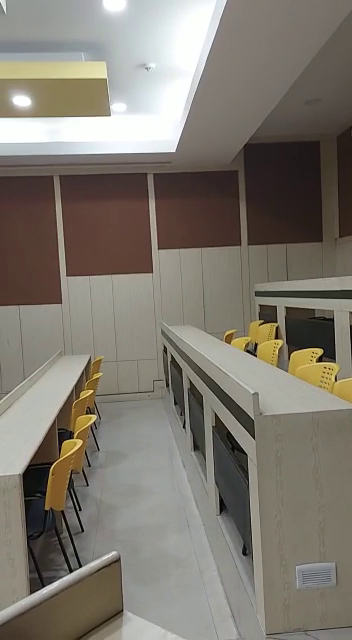
#> input picture frame 37 of SampleTestingVideos/SampleVideo4.mp4, 352 x 640 px
$ python BlurChecker.py   (older library calls are emulated)
#> lines starting #> are read from the running program, lines starting #| are printed output that depends on the picture; after the words box and inside, x2 and y2 are one past the last pixel; in counts of white or black regions, pixels touching at a corner belong together
from imutils import paths
import argparse
import cv2
def variance_of_laplacian(image):
	# compute the Laplacian of the image and then return the focus
	# measure, which is simply the variance of the Laplacian
	return cv2.Laplacian(image, cv2.CV_64F).var()
# construct the argument parse and parse the arguments

cap = cv2.VideoCapture('SampleVideo4.mp4')

# Check if camera opened successfully
if (cap.isOpened()== False):
  print("Error opening video  file")

# Read until video is completed
while(cap.isOpened()):

  # Capture frame-by-frame
  ret, frame = cap.read()
#> frame is the input picture: shape (640, 352, 3); mean B, G, R 111.6, 121.1, 126.8
  if ret == True:

    # Display the resulting frame

    image = frame
    gray = cv2.cvtColor(image, cv2.COLOR_BGR2GRAY)
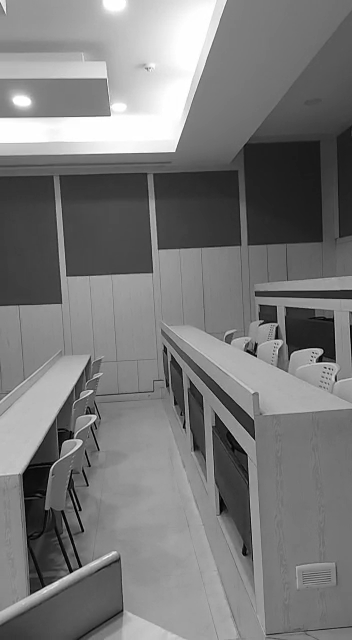
#> gray: shape (640, 352); min 0, max 255, mean 121.7
    fm = variance_of_laplacian(gray)
#> fm = 617.9
    text = "Not Blurry"

    if fm < 100:
        text = "Blurry"

    cv2.putText(image, "{}: {:.2f}".format(text, fm), (10, 30),
		   cv2.FONT_HERSHEY_SIMPLEX, 0.8, (0, 0, 255), 3)
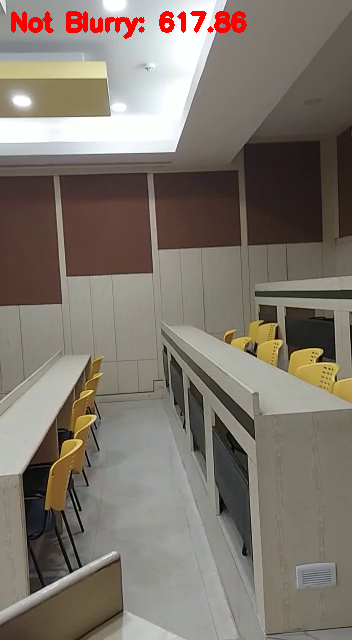
#> image: shape (640, 352, 3); 1.14% of pixels changed, all inside (x1, y1, x2, y2) = (11, 11, 247, 39)

    cv2.imshow('Frame', frame)


    # Press Q on keyboard to  exit
    if cv2.waitKey(25) & 0xFF == ord('q'):
#> (key q is pressed here)
      break

  # Break the loop
  else:
    break

# When everything done, release
# the video capture object
cap.release()

# Closes all the frames
cv2.destroyAllWindows()

$ run again, starting later in the video
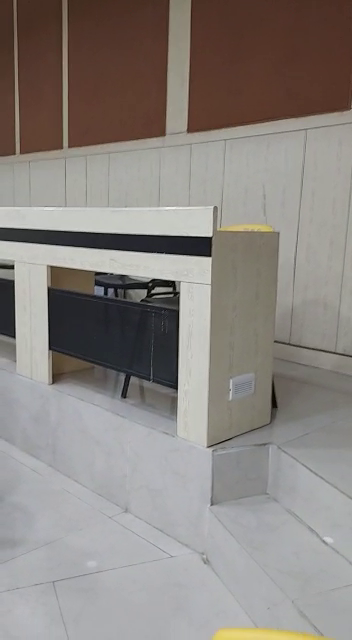
#> input picture frame 167 of SampleTestingVideos/SampleVideo4.mp4, 352 x 640 px
#> frame is the input picture: shape (640, 352, 3); mean B, G, R 128.3, 132.7, 138.7
#> `gray = cv2.cvtColor(image, cv2.COLOR_BGR2GRAY)`:
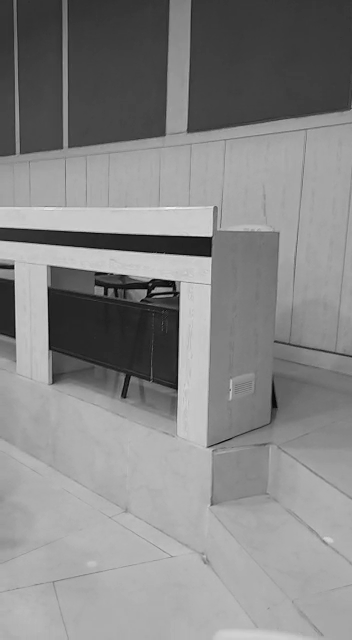
#> gray: shape (640, 352); min 0, max 242, mean 134
#> fm = 221.4
#> `cv2.putText(image, "{}: {:.2f}".format(text, fm), (10, 30), cv2.FONT_H..`:
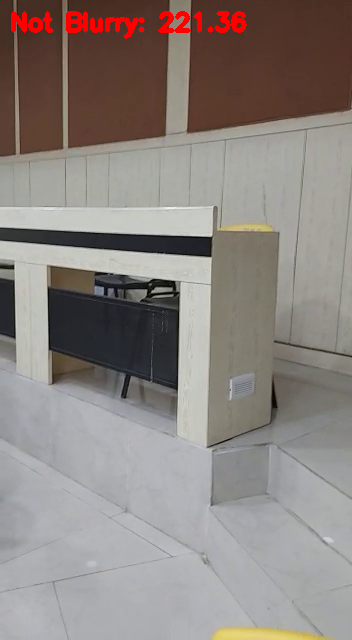
#> image: shape (640, 352, 3); 1.12% of pixels changed, all inside (x1, y1, x2, y2) = (11, 11, 247, 39)

$ run again, starting later in the video
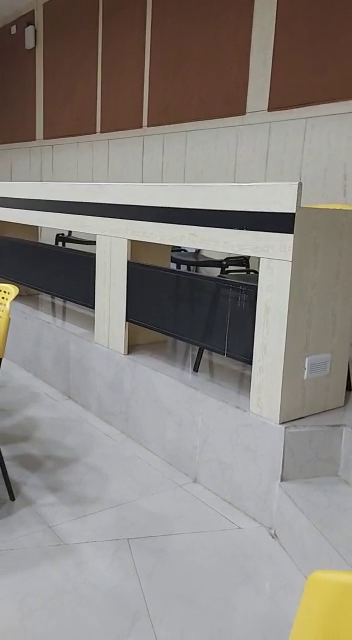
#> input picture frame 297 of SampleTestingVideos/SampleVideo4.mp4, 352 x 640 px
#> frame is the input picture: shape (640, 352, 3); mean B, G, R 128.4, 133.5, 139.2
#> `gray = cv2.cvtColor(image, cv2.COLOR_BGR2GRAY)`:
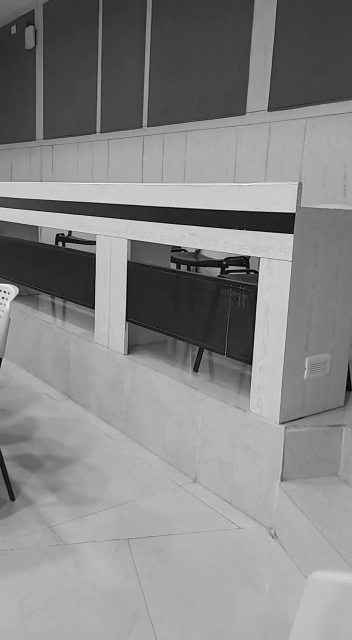
#> gray: shape (640, 352); min 0, max 251, mean 134.6
#> fm = 475.2
#> `cv2.putText(image, "{}: {:.2f}".format(text, fm), (10, 30), cv2.FONT_H..`:
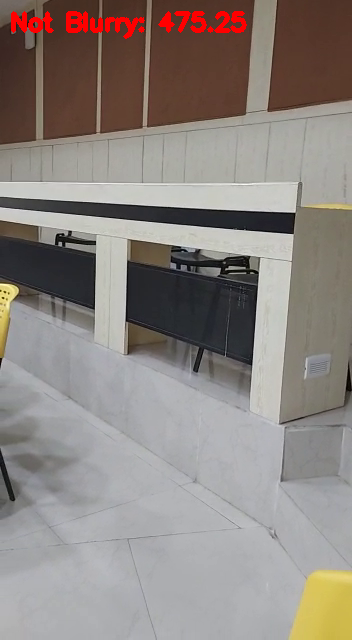
#> image: shape (640, 352, 3); 1.13% of pixels changed, all inside (x1, y1, x2, y2) = (11, 11, 247, 39)
